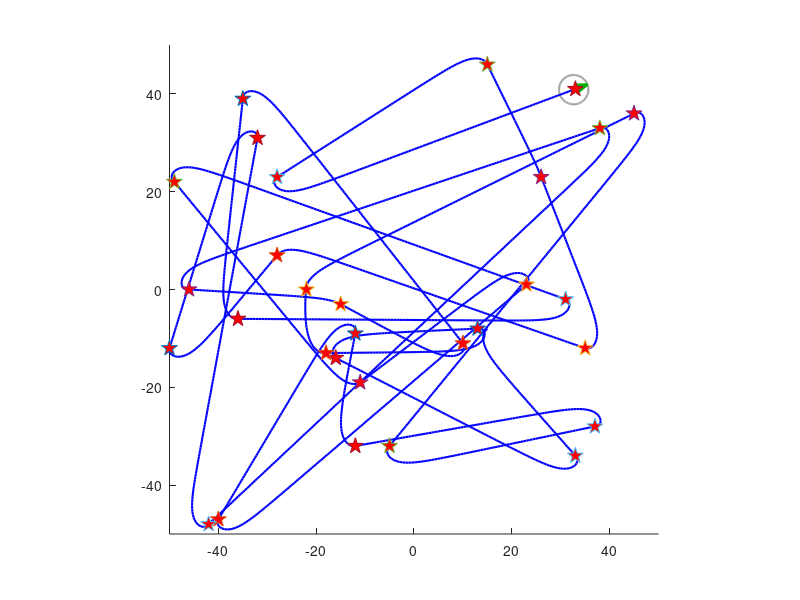

MATLAB code to generate this figure:
function main()
    close all;
    figure;
    axis equal;
    xlim([-50 50]);
    ylim([-50 50]);
    hold on;

    x_rb = 15; 
    y_rb = -8; 
    theta_rb = -3*pi/4; 
    radius_rb = 3;
    
    n = 30;
    X_goal = randi([-50 50], 1, n);
    Y_goal = randi([-50 50], 1, n);

    Kp = 1.4;
    Ki = 0.1;
    Kd = 0.2;
    dt = 0.02;
    steps = 3000;

    t = linspace(0,2*pi,100);
    circleX0 = radius_rb*cos(t);
    circleY0 = radius_rb*sin(t);

    hCircle = plot(circleX0 + x_rb, circleY0 + y_rb, '-', ...
                   'Color',[0.6 0.6 0.6], 'LineWidth',1.5);
    hArrow = quiver(x_rb, y_rb, radius_rb*cos(theta_rb), radius_rb*sin(theta_rb), ...
                    0,'Color',[0 0.7 0],'LineWidth',2,'MaxHeadSize',0.5);

    pathX = x_rb;
    pathY = y_rb;
    hPath = plot(pathX, pathY, 'b-', 'LineWidth',1.5);

    for i = 1:n
        x_goal = X_goal(i);
        y_goal = Y_goal(i);
        plot(x_goal, y_goal, 'p','MarkerSize',12,'MarkerFaceColor','r');
        for k = 1:steps
            beta  = atan2(y_goal-y_rb, x_goal-x_rb);
            error = pipi(beta, theta_rb);
            omega = Kp*error + Ki*error*dt + Kd*error/dt;
            V = 30;
            if (norm([y_goal-y_rb x_goal-x_rb]) < 0.4)
                break;
            end
            disp(V);

            dx = V * cos(theta_rb);
            dy = V * sin(theta_rb);
            dtheta = omega;

            x_rb = x_rb + dx * dt;
            y_rb = y_rb + dy * dt;
            
            theta_rb = theta_rb + dtheta * dt;

            X = circleX0 * cos(theta_rb) - circleY0 * sin(theta_rb) + x_rb;
            Y = circleX0 * sin(theta_rb) + circleY0 * cos(theta_rb) + y_rb;
            set(hCircle, 'XData', X, 'YData', Y);
    
            set(hArrow, 'XData', x_rb, ...
                        'YData', y_rb, ...
                        'UData', radius_rb*cos(theta_rb), ...
                        'VData', radius_rb*sin(theta_rb));
    
            pause(dt);

            pathX(end+1) = x_rb;
            pathY(end+1) = y_rb;
            set(hPath, 'XData', pathX, 'YData', pathY);
        end
    end
end

function d = pipi(a, b)
    d = a - b;
    d = atan2(sin(d), cos(d));
end
